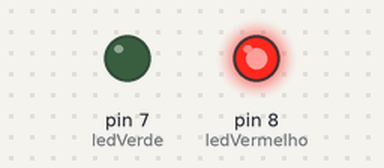
The sketch below on a simulated Arduino Uno, built with avr-gcc and run on an emulated ATmega328P. On the bench: output pins drawn as LEDs (lit = HIGH).

Above: at 1.5 s.
At 4.1 s:
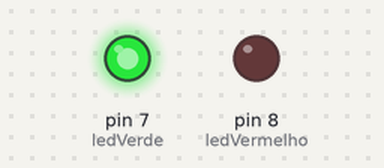
At 8.45 s:
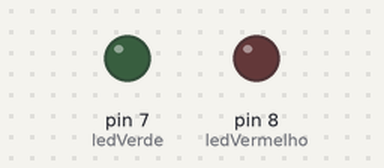
Timing chart, 0 to 11.1 s (numbered marks = the images above):
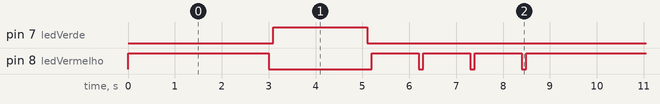

The sketch:

semaforo_de_pedestre.ino
```cpp
  int ledVermelho = 8;
  int ledVerde = 7;

void setup() {
  // put your setup code here, to run once:
  pinMode (ledVermelho, OUTPUT);
  pinMode (ledVerde, OUTPUT);
}

void loop() {
  // put your main code here, to run repeatedly:
 digitalWrite (ledVermelho, HIGH);
 delay (3000);
 digitalWrite (ledVermelho, LOW);
 delay (100);
 digitalWrite (ledVerde, HIGH);
 delay (2000);
 digitalWrite (ledVerde, LOW);
 delay (100);
 digitalWrite (ledVermelho, HIGH);
 delay (1000);
 digitalWrite (ledVermelho, LOW);
 delay (100);
 digitalWrite (ledVermelho, HIGH);
 delay (1000);
 digitalWrite (ledVermelho, LOW);
 delay (100);
 digitalWrite (ledVermelho, HIGH);
 delay (1000);
 digitalWrite (ledVermelho, LOW);
 delay (100);
}
```

Measured:
- by itself, pin 7 (ledVerde): alternates HIGH for 2.0 s and LOW for 6.5 s
- by itself, pin 8 (ledVermelho): repeats every 8.5 s: LOW 2.2 s, 3 × (HIGH 1.0 s, LOW 0.10 s), HIGH 3.0 s
- by itself, everything shown: repeats every 8.5 s, in 10 steps
